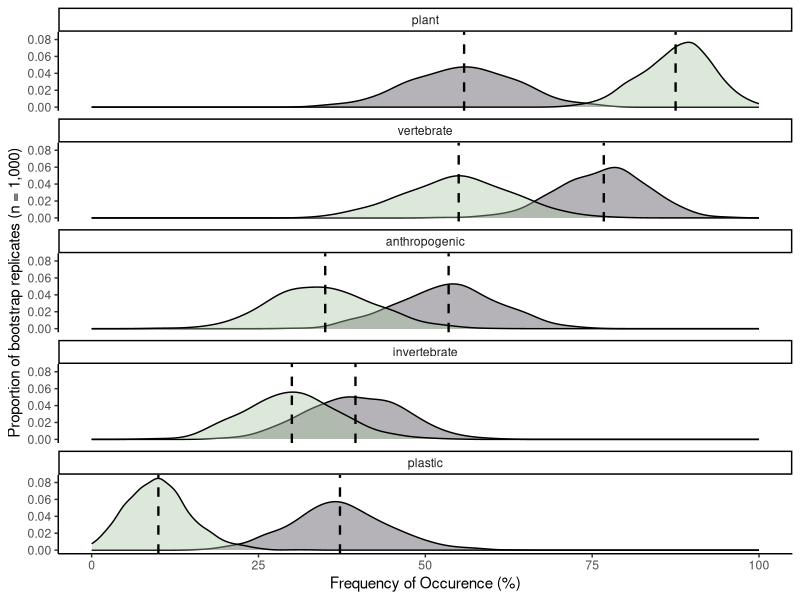
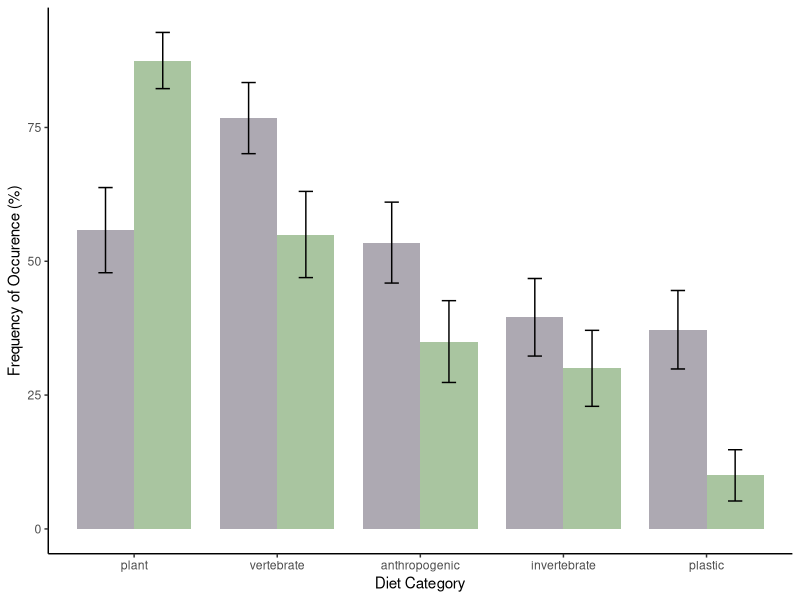

Source code (R) for these figures, in order:
# bootstrap proportions of diet categories 
library(tidyverse)
library(boot)

scat <- read.csv(file = "data/2_scat_data.csv")
ringtail_scat <- dplyr::filter(scat, ringtail_confirmed == "yes") 
ringtail_scat$plastic <- as.numeric(ringtail_scat$plastic)
ringtail_scat$anthropogenic <- as.numeric(ringtail_scat$anthropogenic)
ringtail_scat$invertebrate <- as.numeric(ringtail_scat$invertebrate)
ringtail_scat$vertebrate <- as.numeric(ringtail_scat$vertebrate)
ringtail_scat$plant <- as.numeric(ringtail_scat$plant)

wild_scats <- dplyr::filter(ringtail_scat, tourism_level == "wilderness") 
auto_scats <- dplyr::filter(ringtail_scat , tourism_level == "vehicle")

# Load the boot library
library(boot)

# Define a function to calculate the column means
col_mean <- function(data, indices, col) {
  return(mean(data[indices, col]))
}

# Set the seed for reproducibility
set.seed(1993)
level <- 0.95 # confidence level 

# WILDERNESS SCATS 
# Perform bootstrap sampling for each column
boot_results_wild_plastic <- boot(wild_scats, col_mean, R = 1000, col = 12)
boot_results_wild_anthro <- boot(wild_scats, col_mean, R = 1000, col = 13)
boot_results_wild_inv <- boot(wild_scats, col_mean, R = 1000, col = 14)
boot_results_wild_vert <- boot(wild_scats, col_mean, R = 1000, col = 15)
boot_results_wild_plant <- boot(wild_scats, col_mean, R = 1000, col = 16)

# Create a data frame for each diet category with the proportion of all boot strap replicates
## PLASTIC
wild_plastic_bs <- data.frame(
  site_type = rep("wilderness", 1000),
  diet_category = rep("plastic", 1000),
  bootstrap  = boot_results_wild_plastic$t)
## ANTHROPOGENIC
wild_anthro_bs <- data.frame(
  site_type = rep("wilderness", 1000),
  diet_category = rep("anthropogenic", 1000),
  bootstrap  = boot_results_wild_anthro$t)
## INVERTS
wild_inv_bs <- data.frame(
  site_type = rep("wilderness", 1000),
  diet_category = rep("invertebrate", 1000),
  bootstrap  = boot_results_wild_inv$t)
## VERTS
wild_vert_bs <- data.frame(
  site_type = rep("wilderness", 1000),
  diet_category = rep("vertebrate", 1000),
  bootstrap  = boot_results_wild_vert$t)
## PLANTS
wild_plant_bs <- data.frame(
  site_type = rep("wilderness", 1000),
  diet_category = rep("plant", 1000),
  bootstrap  = boot_results_wild_plant$t)
# group all wilderness together for plotting 
wild_cats_bs <- rbind(wild_plastic_bs, wild_anthro_bs, wild_inv_bs, wild_vert_bs, wild_plant_bs)


# Calculate the 95% confidence intervals for each column
conf_intervals_wild_plastic <- boot.ci(boot_results_wild_plastic, conf = level, type = "perc")
conf_intervals_wild_anthro <- boot.ci(boot_results_wild_anthro, conf = level, type = "perc")
conf_intervals_wild_inv <- boot.ci(boot_results_wild_inv, conf = level, type = "perc")
conf_intervals_wild_vert <- boot.ci(boot_results_wild_vert, conf = level, type = "perc")
conf_intervals_wild_plant <- boot.ci(boot_results_wild_plant, conf = level, type = "perc")

wild_report <- data.frame(
  site_type = rep("wilderness", 5),
  diet_category = colnames(wild_scats[12:16]),
  est = c(
    boot_results_wild_plastic$t0,
    boot_results_wild_anthro$t0,
    boot_results_wild_inv$t0,
    boot_results_wild_vert$t0,
    boot_results_wild_plant$t0
  ),
  level = rep(level, 5),
  lower = c(
    conf_intervals_wild_plastic$percent[4],
    conf_intervals_wild_anthro$percent[4],
    conf_intervals_wild_inv$percent[4],
    conf_intervals_wild_vert$percent[4],
    conf_intervals_wild_plant$percent[4]
  ),
  upper = c(
    conf_intervals_wild_plastic$percent[5],
    conf_intervals_wild_anthro$percent[5],
    conf_intervals_wild_inv$percent[5],
    conf_intervals_wild_vert$percent[5],
    conf_intervals_wild_plant$percent[5]
  ), 
  std_dev = c(
    sd(boot_results_wild_plastic$t), 
    sd(boot_results_wild_anthro$t),
    sd(boot_results_wild_inv$t),
    sd(boot_results_wild_vert$t),
    sd(boot_results_wild_plant$t)
  )
)

# VEHICLE SCATS 
# Perform bootstrap sampling for each column
boot_results_auto_plastic <- boot(auto_scats, col_mean, R = 1000, col = 12)
boot_results_auto_anthro <- boot(auto_scats, col_mean, R = 1000, col = 13)
boot_results_auto_inv <- boot(auto_scats, col_mean, R = 1000, col = 14)
boot_results_auto_vert <- boot(auto_scats, col_mean, R = 1000, col = 15)
boot_results_auto_plant <- boot(auto_scats, col_mean, R = 1000, col = 16)

# Create a data frame for each diet category with the proportion of all boot strap replicates
## PLASTIC
auto_plastic_bs <- data.frame(
  site_type = rep("vehicle-access", 1000),
  diet_category = rep("plastic", 1000),
  bootstrap  = boot_results_auto_plastic$t)
## ANTHROPOGENIC
auto_anthro_bs <- data.frame(
  site_type = rep("vehicle-access", 1000),
  diet_category = rep("anthropogenic", 1000),
  bootstrap  = boot_results_auto_anthro$t)
## INVERTS
auto_inv_bs <- data.frame(
  site_type = rep("vehicle-access", 1000),
  diet_category = rep("invertebrate", 1000),
  bootstrap  = boot_results_auto_inv$t)
## VERTS
auto_vert_bs <- data.frame(
  site_type = rep("vehicle-access", 1000),
  diet_category = rep("vertebrate", 1000),
  bootstrap  = boot_results_auto_vert$t)
## PLANTS
auto_plant_bs <- data.frame(
  site_type = rep("vehicle-access", 1000),
  diet_category = rep("plant", 1000),
  bootstrap  = boot_results_auto_plant$t)
# group all auto together for plotting 
auto_cats_bs <- rbind(auto_plastic_bs, auto_anthro_bs, auto_inv_bs, auto_vert_bs, auto_plant_bs)

# Calculate the 95% confidence intervals for each column
conf_intervals_auto_plastic <- boot.ci(boot_results_auto_plastic , conf = level, type = "perc")
conf_intervals_auto_anthro <- boot.ci(boot_results_auto_anthro, conf = level, type = "perc")
conf_intervals_auto_inv <- boot.ci(boot_results_auto_inv, conf = level, type = "perc")
conf_intervals_auto_vert <- boot.ci(boot_results_auto_vert, conf = level, type = "perc")
conf_intervals_auto_plant <- boot.ci(boot_results_auto_plant, conf = level, type = "perc")

auto_report <- data.frame(
  site_type = rep("vehicle-access", 5),
  diet_category = colnames(auto_scats[12:16]),
  est = c(
    boot_results_auto_plastic$t0,
    boot_results_auto_anthro$t0,
    boot_results_auto_inv$t0,
    boot_results_auto_vert$t0,
    boot_results_auto_plant$t0
  ),
  level = rep(level, 5),
  lower = c(
    conf_intervals_auto_plastic$percent[4],
    conf_intervals_auto_anthro$percent[4],
    conf_intervals_auto_inv$percent[4],
    conf_intervals_auto_vert$percent[4],
    conf_intervals_auto_plant$percent[4]
  ),
  upper = c(
    conf_intervals_auto_plastic$percent[5],
    conf_intervals_auto_anthro$percent[5],
    conf_intervals_auto_inv$percent[5],
    conf_intervals_auto_vert$percent[5],
    conf_intervals_auto_plant$percent[5]
  ), 
  std_dev = c(
    sd(boot_results_auto_plastic$t), 
    sd(boot_results_auto_anthro$t),
    sd(boot_results_auto_inv$t),
    sd(boot_results_auto_vert$t),
    sd(boot_results_auto_plant$t)
  )
)

diet_cat_report <- rbind(wild_report, auto_report)
# transform character to level so we can order facet and assign levels in decreasing %FO for wilderness scats 
diet_cat_report$diet_category <- factor(diet_cat_report$diet_category, 
                                        levels= c("plant",
                                                  "vertebrate",
                                                  "anthropogenic",
                                                  "invertebrate", 
                                                  "plastic"))

bootstrap_merge <- rbind(wild_cats_bs, auto_cats_bs)
# transform proportion to percentage as Frequency of Occcurence 
bootstrap_merge$FO_percent <- round(bootstrap_merge$bootstrap*100,2)
# transform character to level so we can order facet and assign levels in decreasing %FO for wilderness scats 
bootstrap_merge$diet_category <- factor(bootstrap_merge$diet_category, levels= c("plant","vertebrate","anthropogenic","invertebrate", "plastic") )

# Plot the density of bootstrap replicates 
diet_category_density_plot <- ggplot(bootstrap_merge, aes(x = FO_percent, fill = site_type)) + 
  geom_density(bw="bcv", alpha = 0.4) + 
  facet_wrap(~ diet_category,  ncol=1) +
  geom_vline(data = diet_cat_report, aes(xintercept=round(est*100, 2)), color="black", linetype="dashed", size=0.8) + 
  theme_classic() + 
  scale_fill_manual(values=c("#47434C", "#A9C5A0")) +
  #scale_y_continuous(breaks=seq(0,0.,by=0.05)) + 
  theme(legend.position="none") +
  labs(x = "Frequency of Occurence (%)", y = "Proportion of bootstrap replicates (n = 1,000)")
diet_category_density_plot

# Plot bar graph of bootstrap mean with standard deviation intervals from bootstrap process 
diet_cat_bp <- ggplot(diet_cat_report, aes(x = diet_category, y = round(est*100,2), fill = site_type)) + 
  geom_bar(stat = "identity", position =position_dodge(), width = 0.8) + 
  geom_errorbar(aes(ymax = round((est + std_dev)*100,2), ymin = round((est-std_dev)*100,2)), position = position_dodge(0.8), width = 0.2) + 
  scale_fill_manual(values=c("#ADA9B2", "#A9C5A0")) + 
  labs(y = "Frequency of Occurence (%)", x = "Diet Category") + 
  theme_classic() +
  theme(legend.position="none") 
diet_cat_bp 
